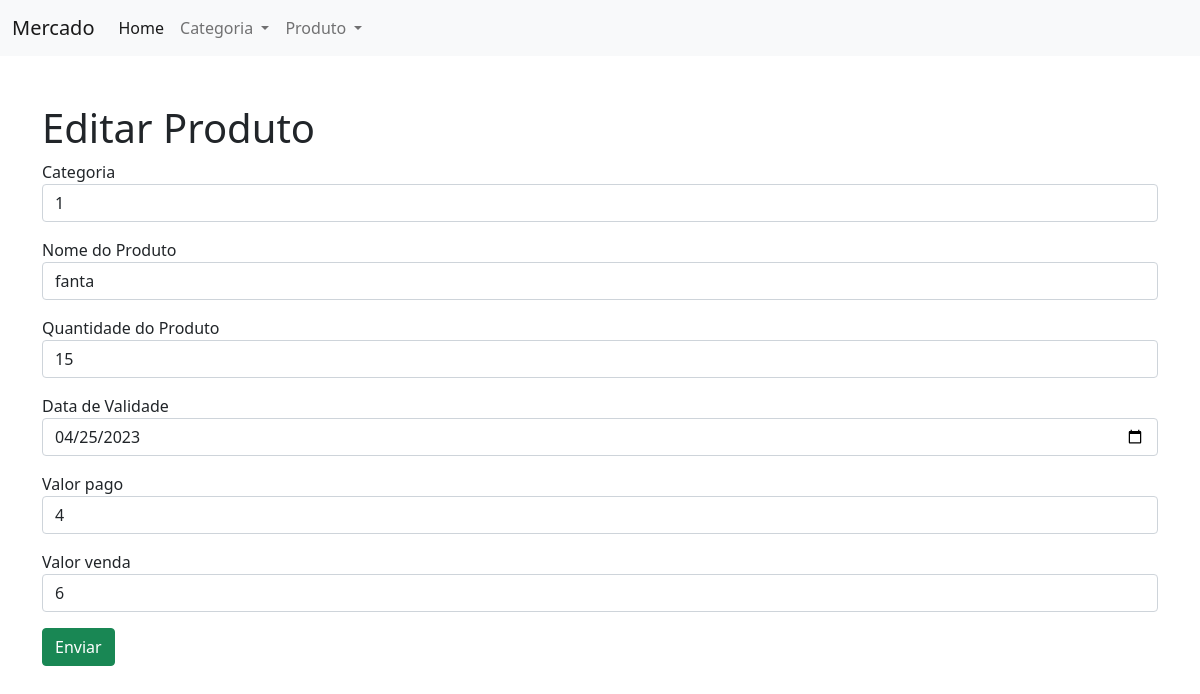
Page /projeto-mercado/index.php?page=editar-produto&cod_produto=1 on the committed database.
### tables this page shows
CREATE TABLE `produto` (
  `cod_produto` int(11) NOT NULL,
  `nome_produto` varchar(45) NOT NULL,
  `quantidade_produto` int(11) NOT NULL,
  `data_validade` date NOT NULL,
  `valor_pago` float NOT NULL,
  `valor_venda` float NOT NULL,
  `Categoria_cod_categoria` int(11) NOT NULL
);

### projeto-mercado/editar-produto.php (the view, shortened to what this page needs)
<h1>Editar Produto</h1>
<?php
	$sql = "SELECT * FROM produto WHERE cod_produto=".$_REQUEST["cod_produto"];
	$res = $conn->query($sql);
	$row = $res->fetch_object();
?>
<form action="?page=salvar-produto" method="POST">
	<div class="mb-3">
		<label>Categoria</label>
		<input type="text" name="Categoria_cod_categoria" value="<?php print $row->Categoria_cod_categoria; ?>" class="form-control">
	</div>
	<div class="mb-3">
		<label>Nome do Produto</label>
		<input type="text" name="nome_produto" value="<?php print $row->nome_produto; ?>" class="form-control">
	</div>
	<div class="mb-3">
		<label>Quantidade do Produto</label>
		<input type="number" name="quantidade_produto" value="<?php print $row->quantidade_produto; ?>" class="form-control">
	</div>
	<div class="mb-3">
		<label>Data de Validade</label>
		<input type="date" name="data_validade" value="<?php print $row->data_validade; ?>" class="form-control">
	</div>
	<div class="mb-3">
		<label>Valor pago</label>
		<input type="text" name="valor_pago" value="<?php print $row->valor_pago; ?>" class="form-control">
	</div>
	<div class="mb-3">
		<label>Valor venda</label>
		<input type="text" name="valor_venda" value="<?php print $row->valor_venda; ?>" class="form-control">
	</div>
	<div class="mb-3">
		<button type="submit" class="btn btn-success">Enviar</button>
	</div>
</form>

### rows in the picture
produto: Categoria_cod_categoria "1", nome_produto "fanta", quantidade_produto "15", data_validade "04/25/2023", valor_pago "4", valor_venda "6"
